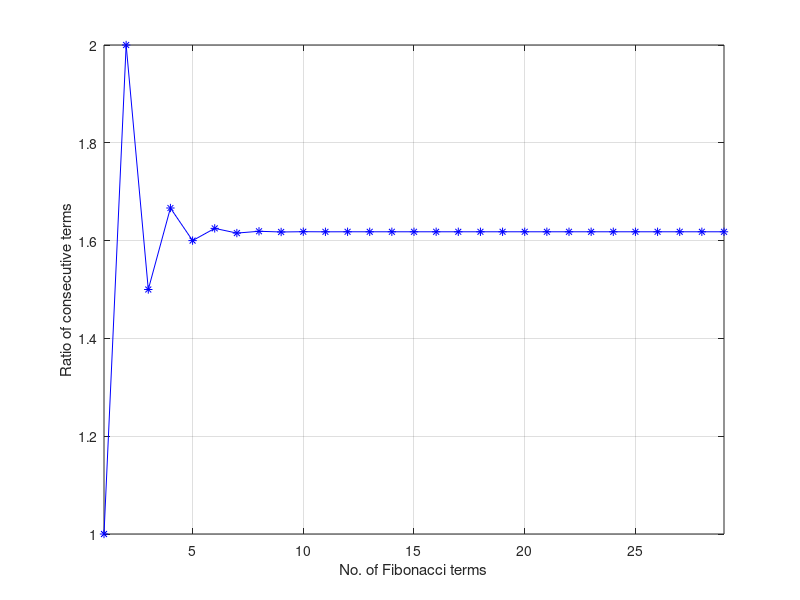

Here is the MATLAB script that generated this plot:
clc
clear all
close all

no_iter = 30;
s = 1;
c = zeros(1,no_iter);
gol_rat = zeros(1,no_iter-1);
c(1) = 1;
c(2) = 1;
for i=3:no_iter+1
  c(i) = c(i-1)+c(i-2);
  gol_rat(i-2) = c(i-1)/c(i-2);
endfor
plot(s:no_iter-1, gol_rat(s:no_iter-1), 'b-*')
hold on
plot(1:0.1:no_iter-1, (1+sqrt(5))/2,'-', "markersize", 10)
xlabel('No. of Fibonacci terms')
ylabel('Ratio of consecutive terms')
xlim([1 no_iter-1])
grid on